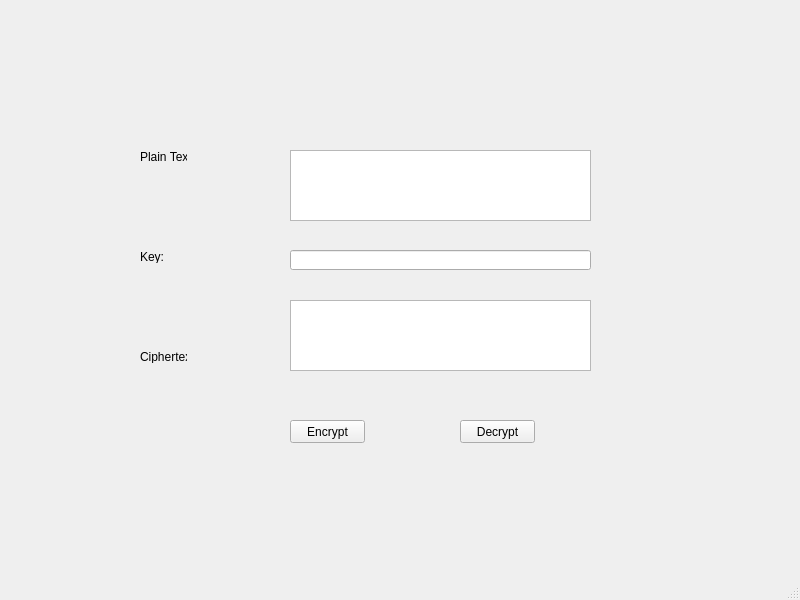
<?xml version="1.0" encoding="UTF-8"?>
<ui version="4.0">
 <class>MainWindow</class>
 <widget class="QMainWindow" name="MainWindow">
  <property name="geometry">
   <rect>
    <x>0</x>
    <y>0</y>
    <width>800</width>
    <height>600</height>
   </rect>
  </property>
  <property name="windowTitle">
   <string>MainWindow</string>
  </property>
  <widget class="QWidget" name="centralwidget">
   <widget class="QPushButton" name="btn_encrypt">
    <property name="geometry">
     <rect>
      <x>290</x>
      <y>420</y>
      <width>75</width>
      <height>23</height>
     </rect>
    </property>
    <property name="text">
     <string>Encrypt</string>
    </property>
   </widget>
   <widget class="QPushButton" name="btn_decrypt">
    <property name="geometry">
     <rect>
      <x>460</x>
      <y>420</y>
      <width>75</width>
      <height>23</height>
     </rect>
    </property>
    <property name="text">
     <string>Decrypt</string>
    </property>
   </widget>
   <widget class="QLabel" name="label">
    <property name="geometry">
     <rect>
      <x>140</x>
      <y>150</y>
      <width>47</width>
      <height>13</height>
     </rect>
    </property>
    <property name="text">
     <string>Plain Text</string>
    </property>
   </widget>
   <widget class="QLabel" name="label_2">
    <property name="geometry">
     <rect>
      <x>140</x>
      <y>250</y>
      <width>47</width>
      <height>13</height>
     </rect>
    </property>
    <property name="text">
     <string>Key:</string>
    </property>
   </widget>
   <widget class="QLabel" name="label_3">
    <property name="geometry">
     <rect>
      <x>140</x>
      <y>350</y>
      <width>47</width>
      <height>13</height>
     </rect>
    </property>
    <property name="text">
     <string>Ciphertext</string>
    </property>
   </widget>
   <widget class="QPlainTextEdit" name="txt_cipher_text">
    <property name="geometry">
     <rect>
      <x>290</x>
      <y>300</y>
      <width>301</width>
      <height>71</height>
     </rect>
    </property>
   </widget>
   <widget class="QLineEdit" name="txt_key">
    <property name="geometry">
     <rect>
      <x>290</x>
      <y>250</y>
      <width>301</width>
      <height>20</height>
     </rect>
    </property>
   </widget>
   <widget class="QPlainTextEdit" name="txt_plain_text">
    <property name="geometry">
     <rect>
      <x>290</x>
      <y>150</y>
      <width>301</width>
      <height>71</height>
     </rect>
    </property>
   </widget>
  </widget>
  <widget class="QMenuBar" name="menubar">
   <property name="geometry">
    <rect>
     <x>0</x>
     <y>0</y>
     <width>800</width>
     <height>21</height>
    </rect>
   </property>
  </widget>
  <widget class="QStatusBar" name="statusbar"/>
 </widget>
 <resources/>
 <connections/>
</ui>
